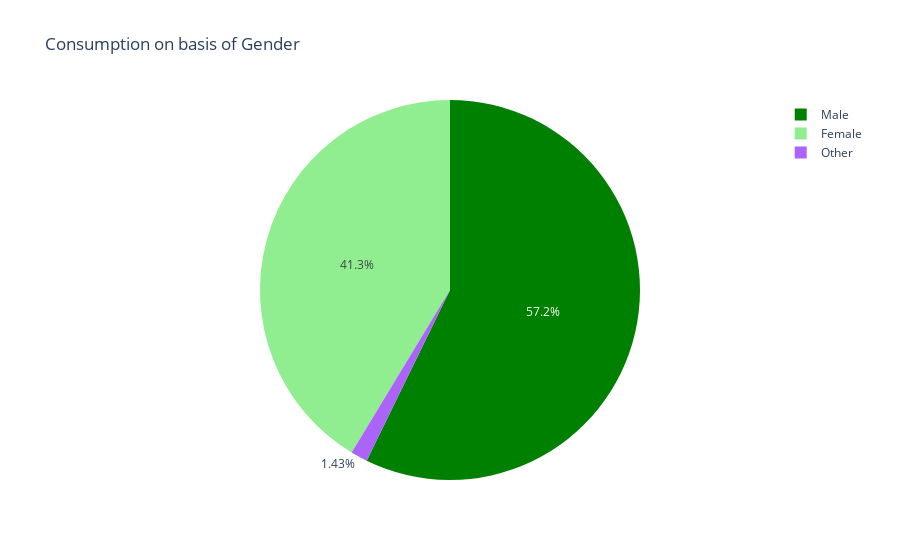

Notebook source saved alongside this figure:
### Code cell
# Who usually spend more at Starbucks, female or male?
sum_t=result.groupby(['sex'], as_index=False)['income'].count().round(0)
sum_t.head()


fig = px.pie(sum_t, values='income' ,color='sex',names='sex',title='Consumption on basis of Gender',
             labels={"sex":"Gender", "income":"Count"}, 
             color_discrete_map={'Male':'green',
                                 'Female':'lightgreen',
                                 'Unknown':'#8c564b'}
            )
#fig.update_traces(textinfo='percent+label')
fig.show()
fig.write_html("pisexcnt.html")

### Figure 1 — Plotly figure (JSON) as saved in the notebook; plotly's stock layout.template omitted (floating-point values rounded to 4 significant figures)
{"data": [{"customdata": [["Female"], ["Male"], ["Other"]], "domain": {"x": [0, 1], "y": [0, 1]}, "hovertemplate": "Gender=%{customdata[0]}<br>Count=%{value}<extra></extra>", "labels": ["Female", "Male", "Other"], "legendgroup": "", "marker": {"colors": ["lightgreen", "green", "#ab63fa"]}, "name": "", "showlegend": true, "type": "pie", "values": [6129, 8484, 212]}], "layout": {"autosize": true, "legend": {"tracegroupgap": 0}, "title": {"text": "Consumption on basis of Gender"}}}
